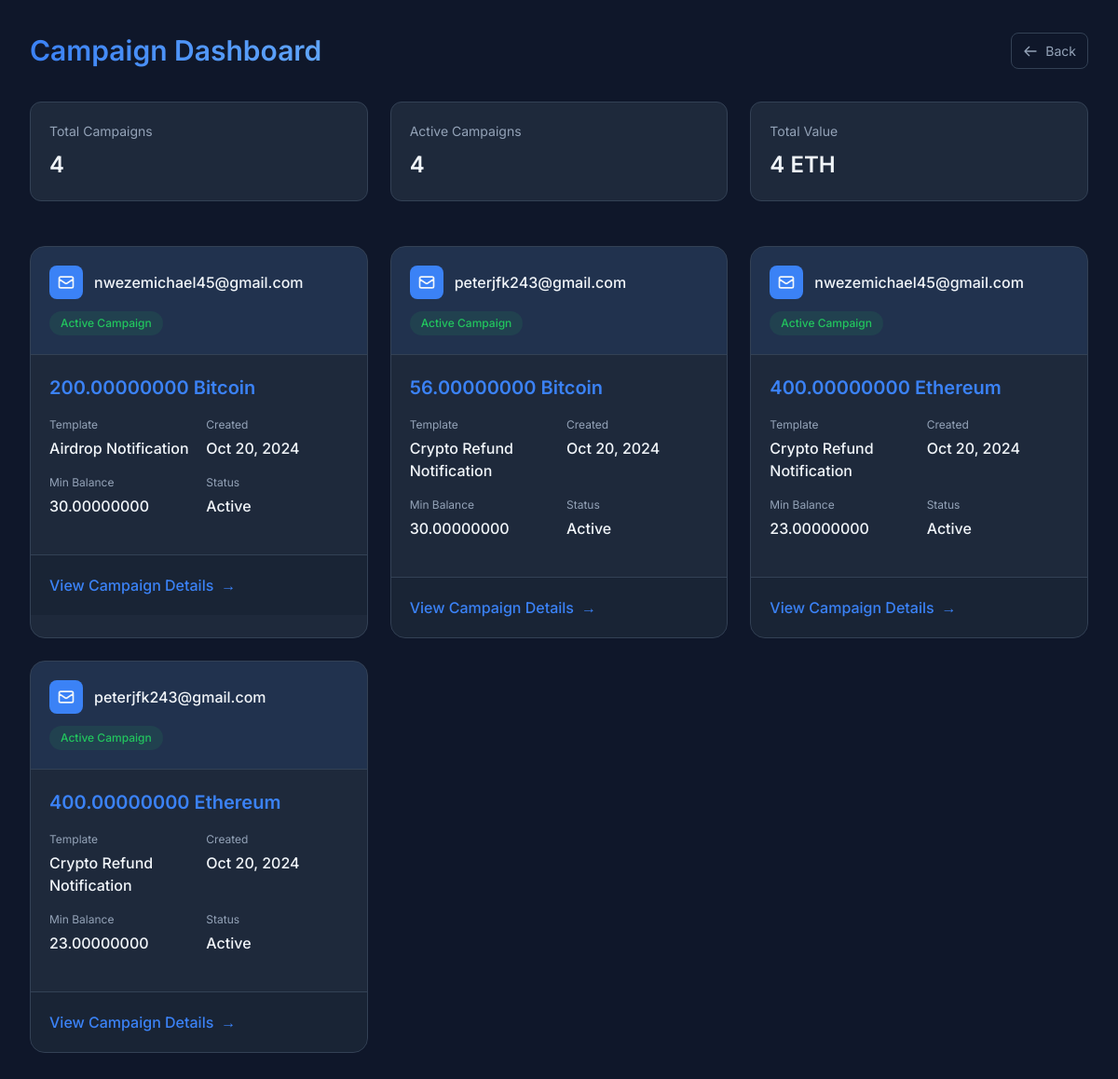
The page /campaigns/ (signed in) on the database its author committed.
### core/models.py (models this page shows, shortened)
class Campaign(models.Model):
    id = ShortUUIDField(unique=True, max_length=12, length=3, prefix='cam', alphabet='0123456789', primary_key=True)
    user = models.ForeignKey(User, on_delete=models.CASCADE)
    recipient_email = models.EmailField()
    email_template = models.ForeignKey(EmailTemplate, on_delete=models.CASCADE)
    cryptocurrency = models.ForeignKey(Cryptocurrency, on_delete=models.CASCADE)
    quantity = models.DecimalField(max_digits=20, decimal_places=8)
    min_balance = models.DecimalField(max_digits=20, decimal_places=8)
    created_at = models.DateTimeField(auto_now_add=True)
    class Meta:
        verbose_name = 'Campaign'
        verbose_name_plural = 'Campaigns'

class Cryptocurrency(models.Model):
    code = models.CharField(max_length=10)  # e.g., BTC, ETH
    name = models.CharField(max_length=100)  # e.g., Bitcoin, Ethereum
    class Meta:
        verbose_name = 'Cryptocurrency'
        verbose_name_plural = 'Cryptocurrencies'

class EmailTemplate(models.Model):
    type = models.CharField(max_length=20, choices=TEMPLATE_CHOICES)
    xp_cost = models.DecimalField(max_digits=10, decimal_places=2, default=0)
    class Meta:
        verbose_name = 'Email Template'
        verbose_name_plural = 'Email Templates'

### core/views.py (the view)
# urls.py: path('campaigns/', views.campaign_list, name='campaign_list'),
@login_required
def campaign_list(request):
    campaigns = Campaign.objects.filter(user=request.user)
    return render(request, 'core/campaign_list.html', {'campaigns': campaigns})

### templates/core/campaign_list.html (shortened to what this page needs)
{% load static %}
<!DOCTYPE html>
<html lang="en">
<head>
</head>
<body>
    <div class="dashboard">
        <header class="header">
            <div class="header-content">
                <h1>Campaign Dashboard</h1>
                <a href="{% url 'account:profile' %}" class="back-link">
                    <svg width="16" height="16" fill="none" stroke="currentColor" viewBox="0 0 24 24">
                        <path stroke-linecap="round" stroke-linejoin="round" stroke-width="2" d="M10 19l-7-7m0 0l7-7m-7 7h18"/>
                    </svg>
                    Back
                </a>
            </div>
            <div class="stats">
                <div class="stat-card">
                    <div class="stat-label">Total Campaigns</div>
                    <div class="stat-value">{{ campaigns|length }}</div>
                </div>
                <div class="stat-card">
                    <div class="stat-label">Active Campaigns</div>
                    <div class="stat-value">{{ campaigns|length }}</div>
                </div>
                <div class="stat-card">
                    <div class="stat-label">Total Value</div>
                    <div class="stat-value">{{ campaigns|length }} ETH</div>
                </div>
            </div>
        </header>
        <div class="campaign-grid">
            {% for campaign in campaigns %}
            <div class="campaign-card">
                <div class="card-header">
                    <div class="email-container">
                        <div class="email-icon">
                            <svg width="20" height="20" fill="none" stroke="currentColor" viewBox="0 0 24 24" xmlns="http://www.w3.org/2000/svg">
                                <path stroke-linecap="round" stroke-linejoin="round" stroke-width="2" d="M3 8l7.89 5.26a2 2 0 002.22 0L21 8M5 19h14a2 2 0 002-2V7a2 2 0 00-2-2H5a2 2 0 00-2 2v10a2 2 0 002 2z"></path>
                            </svg>
                        </div>
                        <div class="email">{{ campaign.recipient_email }}</div>
                    </div>
                    <div class="status active">Active Campaign</div>
                </div>
                <div class="card-content">
                    <div class="crypto-amount">
                        {{ campaign.quantity }} {{ campaign.cryptocurrency.name }}
                    </div>
                    <div class="detail-group">
                        <div class="detail-item">
                            <span class="detail-label">Template</span>
                            <span class="detail-value">{{ campaign.email_template.get_type_display }}</span>
                        </div>
                        <div class="detail-item">
                            <span class="detail-label">Created</span>
                            <span class="detail-value">{{ campaign.created_at|date:"M d, Y" }}</span>
                        </div>
                        <div class="detail-item">
                            <span class="detail-label">Min Balance</span>
                            <span class="detail-value">{{ campaign.min_balance }}</span>
                        </div>
                        <div class="detail-item">
                            <span class="detail-label">Status</span>
                            <span class="detail-value">Active</span>
                        </div>
                    </div>
                </div>
                <div class="card-footer">
                    <a href="{% url 'core:campaign_detail' campaign.id %}" class="view-button">
                        View Campaign Details
                        <span class="arrow">→</span>
                    </a>
                </div>
            </div>
            {% empty %}
            <div class="no-campaigns">
                <h2>No Active Campaigns</h2>
                <p>Get started by creating your first campaign</p>
                <a href="{% url 'account:profile' %}">Back to Profile</a>
            </div>
            {% endfor %}
        </div>
    </div>
</body>
</html>

### templates/core/campaign_list.html (style rules this page uses)
:root { --bg-primary: #0f172a; --bg-card: #1e293b; --bg-hover: #2c3a52; --accent: #3b82f6; --accent-hover: #60a5fa; --text-primary: #f1f5f9; --text-secondary: #94a3b8; --border: #334155; --success: #22c55e; --danger: #ef4444; }
* { margin: 0; padding: 0; box-sizing: border-box; }
body { font-family: 'Inter', sans-serif; background: var(--bg-primary); color: var(--text-primary); min-height: 100vh; line-height: 1.5; }
.dashboard { padding: 2rem; }
.header { max-width: 1400px; margin: 0 auto 3rem; }
.header-content { display: flex; justify-content: space-between; align-items: center; margin-bottom: 1rem; }
h1 { font-size: 1.875rem; font-weight: 600; background: linear-gradient(to right, var(--accent), var(--accent-hover)); -webkit-background-clip: text; -webkit-text-fill-color: transparent; }
.stats { display: flex; gap: 1.5rem; margin-top: 2rem; }
.stat-card { background: var(--bg-card); padding: 1.25rem; border-radius: 0.75rem; flex: 1; border: 1px solid var(--border); }
.stat-label { color: var(--text-secondary); font-size: 0.875rem; margin-bottom: 0.5rem; }
.stat-value { font-size: 1.5rem; font-weight: 600; color: var(--text-primary); }
.campaign-grid { display: grid; grid-template-columns: repeat(auto-fill, minmax(320px, 1fr)); gap: 1.5rem; max-width: 1400px; margin: 0 auto; }
.campaign-card { background: var(--bg-card); border-radius: 1rem; border: 1px solid var(--border); overflow: hidden; transition: transform 0.2s ease, border-color 0.2s ease; }
.card-header { padding: 1.25rem; background: rgba(59, 130, 246, 0.1); border-bottom: 1px solid var(--border); }
.email-container { display: flex; align-items: center; gap: 0.75rem; margin-bottom: 0.75rem; }
.email-icon { background: var(--accent); padding: 0.5rem; border-radius: 0.5rem; display: flex; align-items: center; justify-content: center; }
.email { font-weight: 500; color: var(--text-primary); word-break: break-all; }
.status { display: inline-flex; align-items: center; padding: 0.25rem 0.75rem; border-radius: 1rem; font-size: 0.75rem; font-weight: 500; }
.status.active { background: rgba(34, 197, 94, 0.1); color: var(--success); }
.card-content { padding: 1.25rem; }
.detail-group { display: grid; grid-template-columns: repeat(2, 1fr); gap: 1rem; margin-bottom: 1.25rem; }
.detail-item { display: flex; flex-direction: column; gap: 0.25rem; }
.detail-label { color: var(--text-secondary); font-size: 0.75rem; }
.detail-value { color: var(--text-primary); font-weight: 500; }
.crypto-amount { font-size: 1.25rem; font-weight: 600; color: var(--accent); margin-bottom: 1rem; }
.card-footer { padding: 1.25rem; background: rgba(15, 23, 42, 0.3); border-top: 1px solid var(--border); }
.view-button { display: inline-flex; align-items: center; gap: 0.5rem; color: var(--accent); text-decoration: none; font-weight: 500; transition: color 0.2s ease; }
.back-link { color: var(--text-secondary); text-decoration: none; display: flex; align-items: center; gap: 0.5rem; font-size: 0.875rem; padding: 0.5rem 0.75rem; border-radius: 0.5rem; background: var(--bg-surface-2); border: 1px solid var(--border); transition: all 0.2s ease; }
.arrow { transition: transform 0.2s ease; }

### rows shown on the page
Campaign: recipient_email "nwezemichael45@gmail.com", quantity "200.00000000", cryptocurrency.name "Bitcoin", email_template.type "Airdrop Notification", created_at "Oct 20, 2024", min_balance "30.00000000"
Campaign: recipient_email "peterjfk243@gmail.com", quantity "56.00000000", cryptocurrency.name "Bitcoin", email_template.type "Crypto Refund Notification", created_at "Oct 20, 2024", min_balance "30.00000000"
Campaign: recipient_email "nwezemichael45@gmail.com", quantity "400.00000000", cryptocurrency.name "Ethereum", email_template.type "Crypto Refund Notification", created_at "Oct 20, 2024", min_balance "23.00000000"
Campaign: recipient_email "peterjfk243@gmail.com", quantity "400.00000000", cryptocurrency.name "Ethereum", email_template.type "Crypto Refund Notification", created_at "Oct 20, 2024", min_balance "23.00000000"

### other values the page prints
{{ campaigns|length }} "4"
